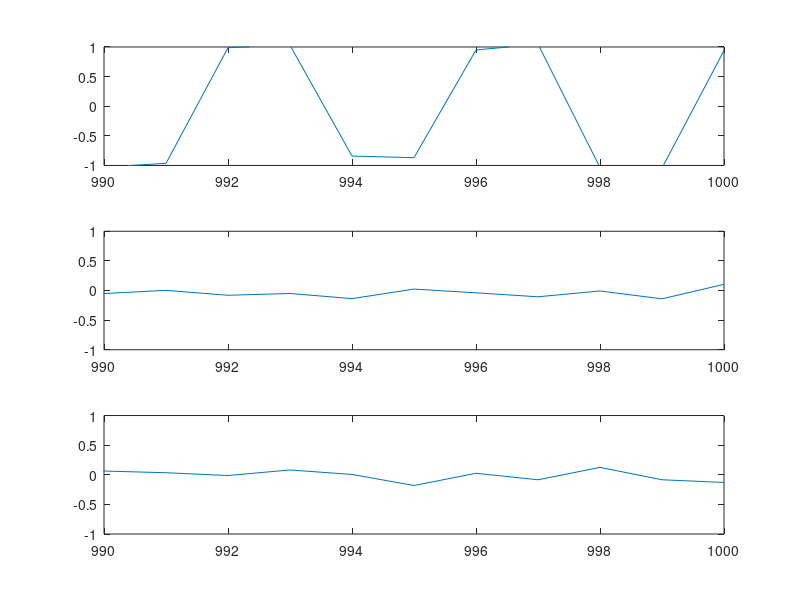

This chart was generated by the following MATLAB code: (Note: this script raises an error after producing the figure.)
% Generate Test data (1D) for Kalman-Filter:
% Generation: a(t) modeled as unit square wave, x(t),v(t) computed
%             analytically from that at sampled time. (dt = 1)

% Create acceleration data
a = zeros(1, 1000);
a(1) = 1;
for i = 2:4:994
    a(i) = -1;
    a(i+1) = -1;
    a(i+2) = 1;
    a(i+3) = 1;
end
a(998) = -1;
a(999) = -1;
a(1000) = 1;

% Velocity data (evaluated at sampled time after analytical integration)
v = zeros(1, 1000);
for i = 1:4:1000
    v(i) = 0.5;
    v(i+1) = 0.5;
    v(i+2) = -0.5;
    v(i+3) = -0.5;
end

% Position data
x = zeros(1, 1000);
for i = 1:4:1000
    x(i) = 1/8;
    x(i+1) = 7/8;
    x(i+2) = 7/8;
    x(i+3) = 1/8;
end

% Noise (first add only in 1D)
w_std = 0.1;
r_std = 0.05;

a_noise = normrnd(0, w_std, size(a));
v_noise = normrnd(0, r_std, size(v));
x_noise = normrnd(0, r_std, size(x));

% Vectorize (assume all movement in x-direction)
input_vectors = [a + a_noise;
                 normrnd(0, w_std, size(a));
                 normrnd(0, w_std, size(a))];

measurment_vectors = [x + x_noise;
                      normrnd(0, r_std, size(a));
                      normrnd(0, r_std, size(a));
                      v + v_noise;
                      normrnd(0, r_std, size(a));
                      normrnd(0, r_std, size(a))];

ground_truth = [x;
                zeros(size(a));
                zeros(size(a));
                v;
                zeros(size(a));
                zeros(size(a))];

% plot acceleration for sanity test
t = 1:1000;
subplot(3,1,1)
plot(t, input_vectors(1,:))
axis([990 1000 -1 1])
subplot(3,1,2)
plot(t, input_vectors(2,:))
axis([990 1000 -1 1])
subplot(3,1,3)
plot(t, input_vectors(3,:))
axis([990 1000 -1 1])




writematrix(input_vectors, 'input.csv');
writematrix(measurment_vectors, 'output.csv');
writematrix(ground_truth, 'ground_truth.csv')